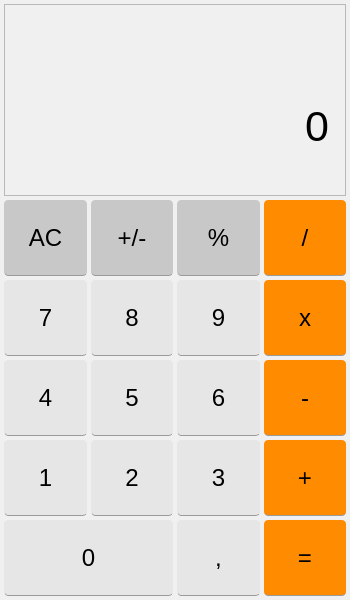
<?xml version="1.0" encoding="UTF-8"?>
<ui version="4.0">
 <class>MainWindow</class>
 <widget class="QMainWindow" name="MainWindow">
  <property name="geometry">
   <rect>
    <x>0</x>
    <y>0</y>
    <width>350</width>
    <height>600</height>
   </rect>
  </property>
  <property name="minimumSize">
   <size>
    <width>350</width>
    <height>600</height>
   </size>
  </property>
  <property name="maximumSize">
   <size>
    <width>700</width>
    <height>1200</height>
   </size>
  </property>
  <property name="font">
   <font>
    <pointsize>12</pointsize>
   </font>
  </property>
  <property name="windowTitle">
   <string>Calculator</string>
  </property>
  <property name="styleSheet">
   <string notr="true">QMainWindow {
	background-color: rgb(240, 240, 240);
}

QPushButton {
	background-color: rgb(230, 230, 230);
	color: rgb(0, 0, 0);
	border: none;
	border-bottom: 1px solid rgb(155, 155, 155);
	border-radius: 4px;
}

QPushButton:hover {
	background-color: rgb(235, 235, 235);
	border-bottom: 1px solid rgb(175, 175, 175);
}

QPushButton:pressed {
	background-color: rgb(220, 220, 220);
	border-bottom: 1px solid rgb(220, 220, 220);
}</string>
  </property>
  <widget class="QWidget" name="centralwidget">
   <layout class="QVBoxLayout" name="verticalLayout" stretch="2,1,1,1,1,1">
    <property name="spacing">
     <number>4</number>
    </property>
    <property name="leftMargin">
     <number>4</number>
    </property>
    <property name="topMargin">
     <number>4</number>
    </property>
    <property name="rightMargin">
     <number>4</number>
    </property>
    <property name="bottomMargin">
     <number>4</number>
    </property>
    <item>
     <widget class="QFrame" name="frame">
      <property name="minimumSize">
       <size>
        <width>0</width>
        <height>192</height>
       </size>
      </property>
      <property name="frameShape">
       <enum>QFrame::StyledPanel</enum>
      </property>
      <property name="frameShadow">
       <enum>QFrame::Raised</enum>
      </property>
      <layout class="QVBoxLayout" name="verticalLayout_2">
       <property name="spacing">
        <number>0</number>
       </property>
       <property name="leftMargin">
        <number>16</number>
       </property>
       <property name="topMargin">
        <number>16</number>
       </property>
       <property name="rightMargin">
        <number>16</number>
       </property>
       <property name="bottomMargin">
        <number>16</number>
       </property>
       <item>
        <widget class="QLabel" name="label_operation">
         <property name="sizePolicy">
          <sizepolicy hsizetype="Minimum" vsizetype="Minimum">
           <horstretch>1</horstretch>
           <verstretch>1</verstretch>
          </sizepolicy>
         </property>
         <property name="font">
          <font>
           <family>Arial</family>
           <pointsize>14</pointsize>
           <bold>false</bold>
          </font>
         </property>
         <property name="alignment">
          <set>Qt::AlignRight|Qt::AlignTrailing|Qt::AlignVCenter</set>
         </property>
        </widget>
       </item>
       <item>
        <widget class="QLabel" name="label_result">
         <property name="sizePolicy">
          <sizepolicy hsizetype="Minimum" vsizetype="Minimum">
           <horstretch>1</horstretch>
           <verstretch>2</verstretch>
          </sizepolicy>
         </property>
         <property name="font">
          <font>
           <family>Arial</family>
           <pointsize>32</pointsize>
           <italic>false</italic>
           <bold>false</bold>
           <underline>false</underline>
           <strikeout>false</strikeout>
          </font>
         </property>
         <property name="text">
          <string notr="true">0</string>
         </property>
         <property name="alignment">
          <set>Qt::AlignRight|Qt::AlignTrailing|Qt::AlignVCenter</set>
         </property>
        </widget>
       </item>
      </layout>
     </widget>
    </item>
    <item>
     <layout class="QHBoxLayout" name="horizontalLayout">
      <property name="spacing">
       <number>4</number>
      </property>
      <item>
       <widget class="QPushButton" name="pushButton_clear">
        <property name="sizePolicy">
         <sizepolicy hsizetype="Minimum" vsizetype="Minimum">
          <horstretch>1</horstretch>
          <verstretch>1</verstretch>
         </sizepolicy>
        </property>
        <property name="font">
         <font>
          <family>Arial</family>
          <pointsize>18</pointsize>
          <italic>false</italic>
          <bold>false</bold>
          <underline>false</underline>
          <strikeout>false</strikeout>
          <stylestrategy>PreferDefault</stylestrategy>
          <kerning>true</kerning>
         </font>
        </property>
        <property name="styleSheet">
         <string notr="true">QPushButton {
	background-color: rgb(200, 200, 200);
}

QPushButton:hover {
	background-color: rgb(205, 205, 205);
	border-bottom: 1px solid rgb(175, 175, 175);
}

QPushButton:pressed {
	background-color: rgb(190, 190, 190);
	border-bottom: 1px solid rgb(190, 190, 190);
}</string>
        </property>
        <property name="text">
         <string>AC</string>
        </property>
       </widget>
      </item>
      <item>
       <widget class="QPushButton" name="pushButton_sign">
        <property name="sizePolicy">
         <sizepolicy hsizetype="Minimum" vsizetype="Minimum">
          <horstretch>1</horstretch>
          <verstretch>1</verstretch>
         </sizepolicy>
        </property>
        <property name="font">
         <font>
          <family>Arial</family>
          <pointsize>18</pointsize>
          <italic>false</italic>
          <bold>false</bold>
          <underline>false</underline>
          <strikeout>false</strikeout>
          <stylestrategy>PreferDefault</stylestrategy>
          <kerning>true</kerning>
         </font>
        </property>
        <property name="styleSheet">
         <string notr="true">QPushButton {
	background-color: rgb(200, 200, 200);
}

QPushButton:hover {
	background-color: rgb(205, 205, 205);
	border-bottom: 1px solid rgb(175, 175, 175);
}

QPushButton:pressed {
	background-color: rgb(190, 190, 190);
	border-bottom: 1px solid rgb(190, 190, 190);
}</string>
        </property>
        <property name="text">
         <string>+/-</string>
        </property>
       </widget>
      </item>
      <item>
       <widget class="QPushButton" name="pushButton_percent">
        <property name="sizePolicy">
         <sizepolicy hsizetype="Minimum" vsizetype="Minimum">
          <horstretch>1</horstretch>
          <verstretch>1</verstretch>
         </sizepolicy>
        </property>
        <property name="font">
         <font>
          <family>Arial</family>
          <pointsize>18</pointsize>
          <italic>false</italic>
          <bold>false</bold>
          <underline>false</underline>
          <strikeout>false</strikeout>
          <stylestrategy>PreferDefault</stylestrategy>
          <kerning>true</kerning>
         </font>
        </property>
        <property name="styleSheet">
         <string notr="true">QPushButton {
	background-color: rgb(200, 200, 200);
}

QPushButton:hover {
	background-color: rgb(205, 205, 205);
	border-bottom: 1px solid rgb(175, 175, 175);
}

QPushButton:pressed {
	background-color: rgb(190, 190, 190);
	border-bottom: 1px solid rgb(190, 190, 190);
}</string>
        </property>
        <property name="text">
         <string>%</string>
        </property>
       </widget>
      </item>
      <item>
       <widget class="QPushButton" name="pushButton_division">
        <property name="sizePolicy">
         <sizepolicy hsizetype="Minimum" vsizetype="Minimum">
          <horstretch>1</horstretch>
          <verstretch>1</verstretch>
         </sizepolicy>
        </property>
        <property name="font">
         <font>
          <family>Arial</family>
          <pointsize>18</pointsize>
          <italic>false</italic>
          <bold>false</bold>
          <underline>false</underline>
          <strikeout>false</strikeout>
          <stylestrategy>PreferDefault</stylestrategy>
          <kerning>true</kerning>
         </font>
        </property>
        <property name="styleSheet">
         <string notr="true">QPushButton {
	background-color: rgb(255, 140, 0);
}

QPushButton:hover {
	background-color: rgb(255, 150, 0);
	border-bottom: 1px solid rgb(175, 175, 175);
}

QPushButton:pressed {
	background-color: rgb(245, 130, 0);
	border-bottom: 1px solid rgb(245, 130, 0);
}</string>
        </property>
        <property name="text">
         <string>/</string>
        </property>
       </widget>
      </item>
     </layout>
    </item>
    <item>
     <layout class="QHBoxLayout" name="horizontalLayout_2">
      <property name="spacing">
       <number>4</number>
      </property>
      <item>
       <widget class="QPushButton" name="pushButton_7">
        <property name="sizePolicy">
         <sizepolicy hsizetype="Minimum" vsizetype="Minimum">
          <horstretch>1</horstretch>
          <verstretch>1</verstretch>
         </sizepolicy>
        </property>
        <property name="font">
         <font>
          <family>Arial</family>
          <pointsize>18</pointsize>
          <italic>false</italic>
          <bold>false</bold>
          <underline>false</underline>
          <strikeout>false</strikeout>
          <stylestrategy>PreferDefault</stylestrategy>
          <kerning>true</kerning>
         </font>
        </property>
        <property name="text">
         <string>7</string>
        </property>
       </widget>
      </item>
      <item>
       <widget class="QPushButton" name="pushButton_8">
        <property name="sizePolicy">
         <sizepolicy hsizetype="Minimum" vsizetype="Minimum">
          <horstretch>1</horstretch>
          <verstretch>1</verstretch>
         </sizepolicy>
        </property>
        <property name="font">
         <font>
          <family>Arial</family>
          <pointsize>18</pointsize>
          <italic>false</italic>
          <bold>false</bold>
          <underline>false</underline>
          <strikeout>false</strikeout>
          <stylestrategy>PreferDefault</stylestrategy>
          <kerning>true</kerning>
         </font>
        </property>
        <property name="text">
         <string>8</string>
        </property>
       </widget>
      </item>
      <item>
       <widget class="QPushButton" name="pushButton_9">
        <property name="sizePolicy">
         <sizepolicy hsizetype="Minimum" vsizetype="Minimum">
          <horstretch>1</horstretch>
          <verstretch>1</verstretch>
         </sizepolicy>
        </property>
        <property name="font">
         <font>
          <family>Arial</family>
          <pointsize>18</pointsize>
          <italic>false</italic>
          <bold>false</bold>
          <underline>false</underline>
          <strikeout>false</strikeout>
          <stylestrategy>PreferDefault</stylestrategy>
          <kerning>true</kerning>
         </font>
        </property>
        <property name="text">
         <string>9</string>
        </property>
       </widget>
      </item>
      <item>
       <widget class="QPushButton" name="pushButton_multiply">
        <property name="sizePolicy">
         <sizepolicy hsizetype="Minimum" vsizetype="Minimum">
          <horstretch>1</horstretch>
          <verstretch>1</verstretch>
         </sizepolicy>
        </property>
        <property name="font">
         <font>
          <family>Arial</family>
          <pointsize>18</pointsize>
          <italic>false</italic>
          <bold>false</bold>
          <underline>false</underline>
          <strikeout>false</strikeout>
          <stylestrategy>PreferDefault</stylestrategy>
          <kerning>true</kerning>
         </font>
        </property>
        <property name="styleSheet">
         <string notr="true">QPushButton {
	background-color: rgb(255, 140, 0);
}

QPushButton:hover {
	background-color: rgb(255, 150, 0);
	border-bottom: 1px solid rgb(175, 175, 175);
}

QPushButton:pressed {
	background-color: rgb(245, 130, 0);
	border-bottom: 1px solid rgb(245, 130, 0);
}</string>
        </property>
        <property name="text">
         <string>x</string>
        </property>
       </widget>
      </item>
     </layout>
    </item>
    <item>
     <layout class="QHBoxLayout" name="horizontalLayout_3">
      <property name="spacing">
       <number>4</number>
      </property>
      <item>
       <widget class="QPushButton" name="pushButton_4">
        <property name="sizePolicy">
         <sizepolicy hsizetype="Minimum" vsizetype="Minimum">
          <horstretch>1</horstretch>
          <verstretch>1</verstretch>
         </sizepolicy>
        </property>
        <property name="font">
         <font>
          <family>Arial</family>
          <pointsize>18</pointsize>
          <italic>false</italic>
          <bold>false</bold>
          <underline>false</underline>
          <strikeout>false</strikeout>
          <stylestrategy>PreferDefault</stylestrategy>
          <kerning>true</kerning>
         </font>
        </property>
        <property name="text">
         <string>4</string>
        </property>
       </widget>
      </item>
      <item>
       <widget class="QPushButton" name="pushButton_5">
        <property name="sizePolicy">
         <sizepolicy hsizetype="Minimum" vsizetype="Minimum">
          <horstretch>1</horstretch>
          <verstretch>1</verstretch>
         </sizepolicy>
        </property>
        <property name="font">
         <font>
          <family>Arial</family>
          <pointsize>18</pointsize>
          <italic>false</italic>
          <bold>false</bold>
          <underline>false</underline>
          <strikeout>false</strikeout>
          <stylestrategy>PreferDefault</stylestrategy>
          <kerning>true</kerning>
         </font>
        </property>
        <property name="text">
         <string>5</string>
        </property>
       </widget>
      </item>
      <item>
       <widget class="QPushButton" name="pushButton_6">
        <property name="sizePolicy">
         <sizepolicy hsizetype="Minimum" vsizetype="Minimum">
          <horstretch>1</horstretch>
          <verstretch>1</verstretch>
         </sizepolicy>
        </property>
        <property name="font">
         <font>
          <family>Arial</family>
          <pointsize>18</pointsize>
          <italic>false</italic>
          <bold>false</bold>
          <underline>false</underline>
          <strikeout>false</strikeout>
          <stylestrategy>PreferDefault</stylestrategy>
          <kerning>true</kerning>
         </font>
        </property>
        <property name="text">
         <string>6</string>
        </property>
       </widget>
      </item>
      <item>
       <widget class="QPushButton" name="pushButton_minus">
        <property name="sizePolicy">
         <sizepolicy hsizetype="Minimum" vsizetype="Minimum">
          <horstretch>1</horstretch>
          <verstretch>1</verstretch>
         </sizepolicy>
        </property>
        <property name="font">
         <font>
          <family>Arial</family>
          <pointsize>18</pointsize>
          <italic>false</italic>
          <bold>false</bold>
          <underline>false</underline>
          <strikeout>false</strikeout>
          <stylestrategy>PreferDefault</stylestrategy>
          <kerning>true</kerning>
         </font>
        </property>
        <property name="styleSheet">
         <string notr="true">QPushButton {
	background-color: rgb(255, 140, 0);
}

QPushButton:hover {
	background-color: rgb(255, 150, 0);
	border-bottom: 1px solid rgb(175, 175, 175);
}

QPushButton:pressed {
	background-color: rgb(245, 130, 0);
	border-bottom: 1px solid rgb(245, 130, 0);
}</string>
        </property>
        <property name="text">
         <string>-</string>
        </property>
       </widget>
      </item>
     </layout>
    </item>
    <item>
     <layout class="QHBoxLayout" name="horizontalLayout_4">
      <property name="spacing">
       <number>4</number>
      </property>
      <item>
       <widget class="QPushButton" name="pushButton_1">
        <property name="sizePolicy">
         <sizepolicy hsizetype="Minimum" vsizetype="Minimum">
          <horstretch>1</horstretch>
          <verstretch>1</verstretch>
         </sizepolicy>
        </property>
        <property name="font">
         <font>
          <family>Arial</family>
          <pointsize>18</pointsize>
          <italic>false</italic>
          <bold>false</bold>
          <underline>false</underline>
          <strikeout>false</strikeout>
          <stylestrategy>PreferDefault</stylestrategy>
          <kerning>true</kerning>
         </font>
        </property>
        <property name="text">
         <string>1</string>
        </property>
       </widget>
      </item>
      <item>
       <widget class="QPushButton" name="pushButton_2">
        <property name="sizePolicy">
         <sizepolicy hsizetype="Minimum" vsizetype="Minimum">
          <horstretch>1</horstretch>
          <verstretch>1</verstretch>
         </sizepolicy>
        </property>
        <property name="font">
         <font>
          <family>Arial</family>
          <pointsize>18</pointsize>
          <italic>false</italic>
          <bold>false</bold>
          <underline>false</underline>
          <strikeout>false</strikeout>
          <stylestrategy>PreferDefault</stylestrategy>
          <kerning>true</kerning>
         </font>
        </property>
        <property name="text">
         <string>2</string>
        </property>
       </widget>
      </item>
      <item>
       <widget class="QPushButton" name="pushButton_3">
        <property name="sizePolicy">
         <sizepolicy hsizetype="Minimum" vsizetype="Minimum">
          <horstretch>1</horstretch>
          <verstretch>1</verstretch>
         </sizepolicy>
        </property>
        <property name="font">
         <font>
          <family>Arial</family>
          <pointsize>18</pointsize>
          <italic>false</italic>
          <bold>false</bold>
          <underline>false</underline>
          <strikeout>false</strikeout>
          <stylestrategy>PreferDefault</stylestrategy>
          <kerning>true</kerning>
         </font>
        </property>
        <property name="text">
         <string>3</string>
        </property>
       </widget>
      </item>
      <item>
       <widget class="QPushButton" name="pushButton_plus">
        <property name="sizePolicy">
         <sizepolicy hsizetype="Minimum" vsizetype="Minimum">
          <horstretch>1</horstretch>
          <verstretch>1</verstretch>
         </sizepolicy>
        </property>
        <property name="font">
         <font>
          <family>Arial</family>
          <pointsize>18</pointsize>
          <italic>false</italic>
          <bold>false</bold>
          <underline>false</underline>
          <strikeout>false</strikeout>
          <stylestrategy>PreferDefault</stylestrategy>
          <kerning>true</kerning>
         </font>
        </property>
        <property name="styleSheet">
         <string notr="true">QPushButton {
	background-color: rgb(255, 140, 0);
}

QPushButton:hover {
	background-color: rgb(255, 150, 0);
	border-bottom: 1px solid rgb(175, 175, 175);
}

QPushButton:pressed {
	background-color: rgb(245, 130, 0);
	border-bottom: 1px solid rgb(245, 130, 0);
}</string>
        </property>
        <property name="text">
         <string>+</string>
        </property>
       </widget>
      </item>
     </layout>
    </item>
    <item>
     <layout class="QHBoxLayout" name="horizontalLayout_5" stretch="1,1">
      <property name="spacing">
       <number>4</number>
      </property>
      <property name="leftMargin">
       <number>0</number>
      </property>
      <property name="topMargin">
       <number>0</number>
      </property>
      <property name="rightMargin">
       <number>0</number>
      </property>
      <property name="bottomMargin">
       <number>0</number>
      </property>
      <item>
       <widget class="QPushButton" name="pushButton_0">
        <property name="sizePolicy">
         <sizepolicy hsizetype="Minimum" vsizetype="Minimum">
          <horstretch>1</horstretch>
          <verstretch>1</verstretch>
         </sizepolicy>
        </property>
        <property name="font">
         <font>
          <family>Arial</family>
          <pointsize>18</pointsize>
         </font>
        </property>
        <property name="text">
         <string>0</string>
        </property>
       </widget>
      </item>
      <item>
       <layout class="QHBoxLayout" name="horizontalLayout_6">
        <property name="spacing">
         <number>4</number>
        </property>
        <item>
         <widget class="QPushButton" name="pushButton_dot">
          <property name="sizePolicy">
           <sizepolicy hsizetype="Minimum" vsizetype="Minimum">
            <horstretch>1</horstretch>
            <verstretch>1</verstretch>
           </sizepolicy>
          </property>
          <property name="font">
           <font>
            <family>Arial</family>
            <pointsize>18</pointsize>
           </font>
          </property>
          <property name="text">
           <string>,</string>
          </property>
         </widget>
        </item>
        <item>
         <widget class="QPushButton" name="pushButton_result">
          <property name="sizePolicy">
           <sizepolicy hsizetype="Minimum" vsizetype="Minimum">
            <horstretch>1</horstretch>
            <verstretch>1</verstretch>
           </sizepolicy>
          </property>
          <property name="font">
           <font>
            <family>Arial</family>
            <pointsize>18</pointsize>
           </font>
          </property>
          <property name="styleSheet">
           <string notr="true">QPushButton {
	background-color: rgb(255, 140, 0);
}

QPushButton:hover {
	background-color: rgb(255, 150, 0);
	border-bottom: 1px solid rgb(175, 175, 175);
}

QPushButton:pressed {
	background-color: rgb(245, 130, 0);
	border-bottom: 1px solid rgb(245, 130, 0);
}</string>
          </property>
          <property name="text">
           <string>=</string>
          </property>
         </widget>
        </item>
       </layout>
      </item>
     </layout>
    </item>
   </layout>
  </widget>
 </widget>
 <resources/>
 <connections/>
</ui>
